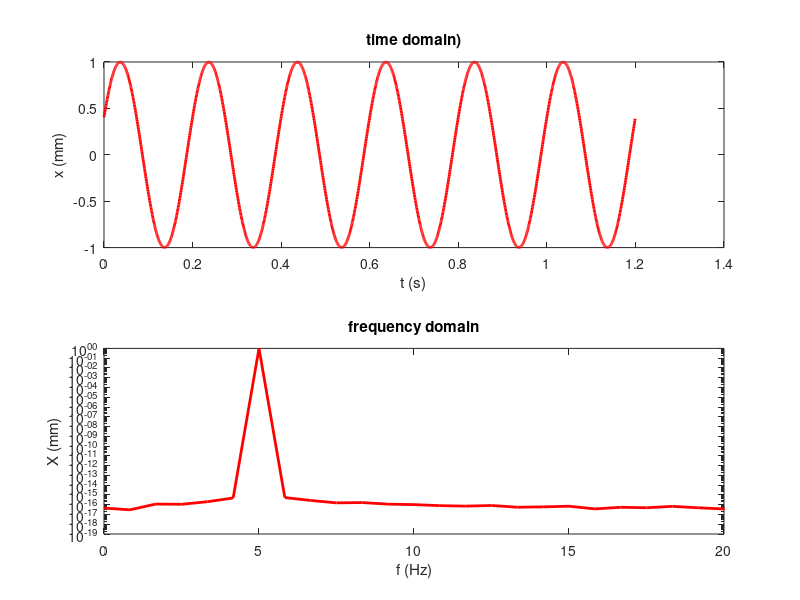

Write the MATLAB code that produced this figure.
% Spectral Leakage Demonstration Code:
% % Change nT to an integer to eliminate spectral leakage. This would % %
% % suggest that the entire window could be periodic. A non-integer   % %
% % nT precludes that our entire dataset can be periodic, so we get   % %
% % spectral leakage.                                                 % %

nT = 6; % number of periods to simulate
fe = 5; %(Hz) excitation frequency
N = 2^11; % number of points in dataset
phi = 2*pi*rand; %(rad) phase shift
fs = (fe*N)/nT; %(Hz) sample freq
df = fs/N; %(Hz) frequency resolution, using 
t = (0:N-1)/fs; %(s) define sampled time vector
x = sin(2*pi*fe*t - phi); %(mm) sampled signal using dt*df*N = 1
X = fft(x,N)/N; %(mm) Fourier Transform in amplitude units
X = abs([X(1) 2*X(2:N/2)]); %(mm) make it a single-sided amplitude spectrum 
f = (0:N/2-1)*df; %(Hz) frequency vector
figure(2010)
subplot(2,1,1)
  plot(t,x,'r-','linewidth',2)
  xlabel('t (s)');
  ylabel('x (mm)');
  title('time domain)')
subplot(2,1,2)
  semilogy(f,X,'r-','linewidth',2)
  xlabel('f (Hz)')
  ylabel('X (mm)')
  xlim([0 20]) % zoom in on relevant frequency range
  title('frequency domain')
